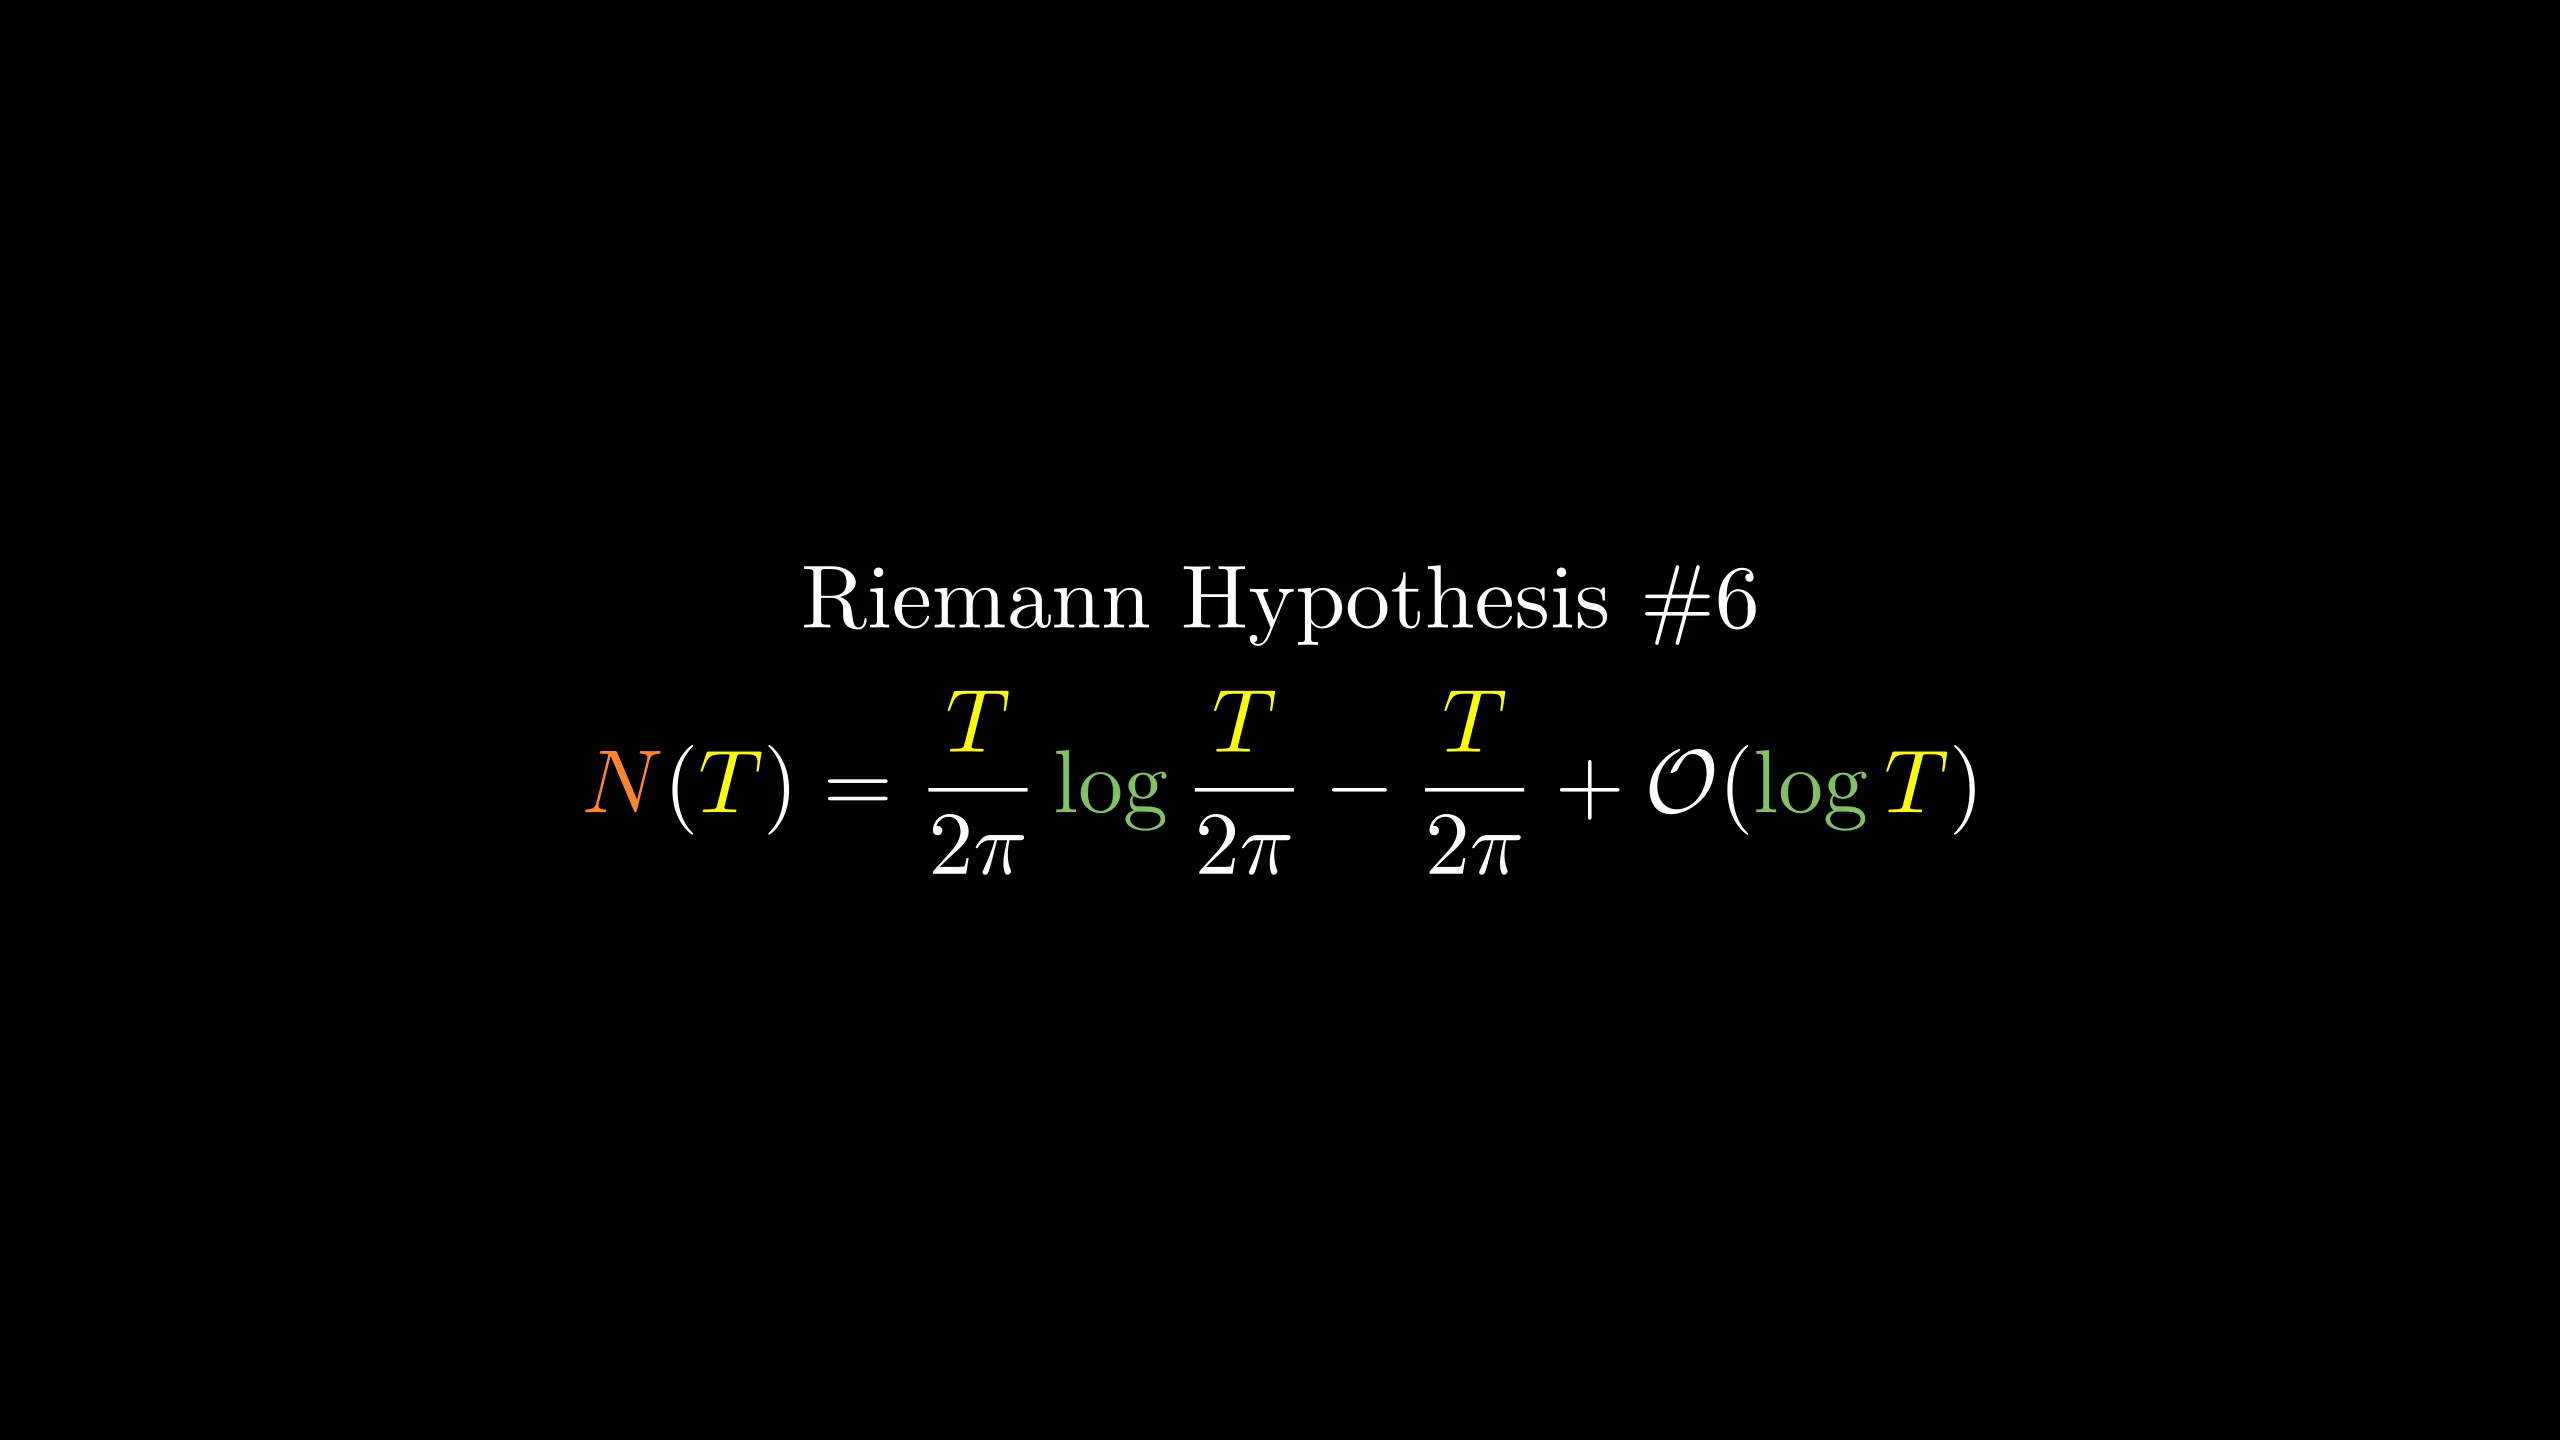

Here is the Python script that generated this plot:
from manimlib.imports import *

class FooScene(Scene):
    def construct(self):
        tit=TextMobject(r"Riemann Hypothesis \#6")
        fml=TexMobject(r"N({T})={T\over2\pi}\log{T\over2\pi}-{T\over2\pi}+\mathcal O(\log{T})",
                tex_to_color_map={
                    r"{T":YELLOW,
                    r"N":ORANGE,
                    r"\log":GREEN,
                })
        self.add(VGroup(tit,fml).arrange(DOWN))
        self.wait()
